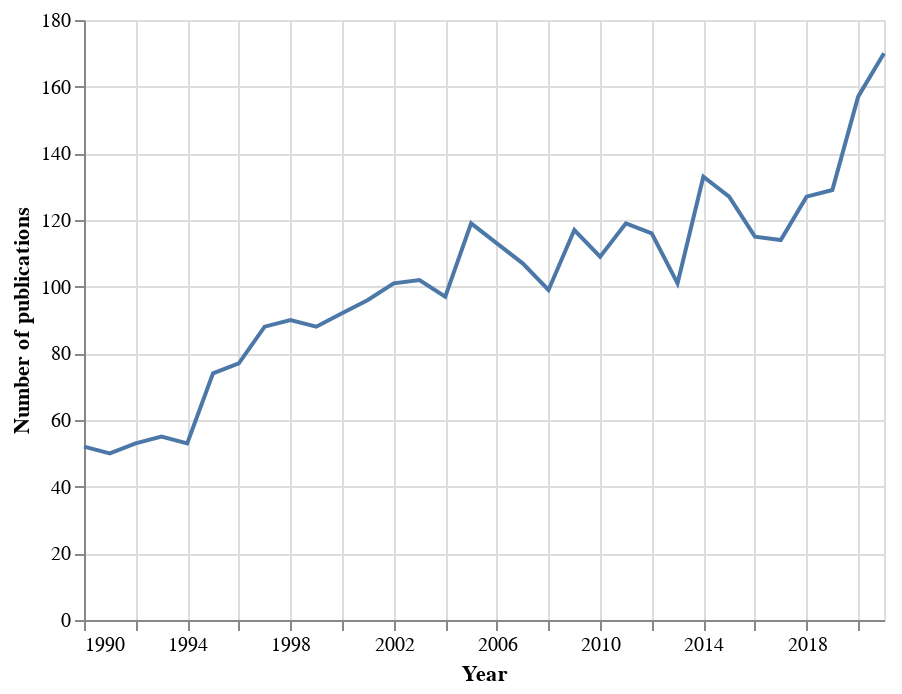

The notebook cell saved with this chart:
### Code cell
pub_num = alt.Chart(pub_num_df).mark_line().encode(
    x = 'Year',
    y = alt.Y(
        'Number of Publications',
        title = 'Number of publications'
    )
)

pub_num

### Figure 1 — Vega-Lite specification as saved in the notebook (floating-point values rounded to 4 significant figures)
{"config": {"view": {"continuousWidth": 400, "continuousHeight": 300}}, "data": {"name": "data-bcbb612dd2e1839e4b52a066ab50d933"}, "mark": "line", "encoding": {"x": {"field": "Year", "type": "temporal"}, "y": {"field": "Number of Publications", "title": "Number of publications", "type": "quantitative"}}, "$schema": "https://vega.github.io/schema/vega-lite/v4.17.0.json", "datasets": {"data-bcbb612dd2e1839e4b52a066ab50d933": [{"Year": "1990-01-01T00:00:00", "Number of Publications": 52}, {"Year": "1991-01-01T00:00:00", "Number of Publications": 50}, {"Year": "1992-01-01T00:00:00", "Number of Publications": 53}, {"Year": "1993-01-01T00:00:00", "Number of Publications": 55}, {"Year": "1994-01-01T00:00:00", "Number of Publications": 53}, {"Year": "1995-01-01T00:00:00", "Number of Publications": 74}, {"Year": "1996-01-01T00:00:00", "Number of Publications": 77}, {"Year": "1997-01-01T00:00:00", "Number of Publications": 88}, {"Year": "1998-01-01T00:00:00", "Number of Publications": 90}, {"Year": "1999-01-01T00:00:00", "Number of Publications": 88}, {"Year": "2000-01-01T00:00:00", "Number of Publications": 92}, {"Year": "2001-01-01T00:00:00", "Number of Publications": 96}, {"Year": "2002-01-01T00:00:00", "Number of Publications": 101}, {"Year": "2003-01-01T00:00:00", "Number of Publications": 102}, {"Year": "2004-01-01T00:00:00", "Number of Publications": 97}, {"Year": "2005-01-01T00:00:00", "Number of Publications": 119}, {"Year": "2006-01-01T00:00:00", "Number of Publications": 113}, {"Year": "2007-01-01T00:00:00", "Number of Publications": 107}, {"Year": "2008-01-01T00:00:00", "Number of Publications": 99}, {"Year": "2009-01-01T00:00:00", "Number of Publications": 117}, {"Year": "2010-01-01T00:00:00", "Number of Publications": 109}, {"Year": "2011-01-01T00:00:00", "Number of Publications": 119}, {"Year": "2012-01-01T00:00:00", "Number of Publications": 116}, {"Year": "2013-01-01T00:00:00", "Number of Publications": 101}, {"Year": "2014-01-01T00:00:00", "Number of Publications": 133}, {"Year": "2015-01-01T00:00:00", "Number of Publications": 127}, {"Year": "2016-01-01T00:00:00", "Number of Publications": 115}, {"Year": "2017-01-01T00:00:00", "Number of Publications": 114}, {"Year": "2018-01-01T00:00:00", "Number of Publications": 127}, {"Year": "2019-01-01T00:00:00", "Number of Publications": 129}, {"Year": "2020-01-01T00:00:00", "Number of Publications": 157}, {"Year": "2021-01-01T00:00:00", "Number of Publications": 170}]}}
